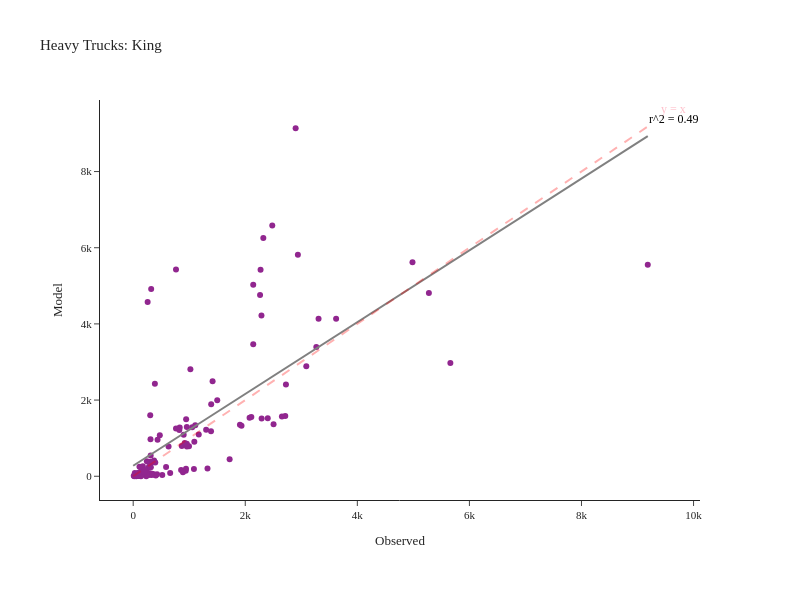

Notebook source saved alongside this figure:
### Code cell
fig = create_truck_chart(df_daily_heavy, 'Heavy', 'King')
fig.show()

### Figure 1 — Plotly figure (JSON) as saved in the notebook; plotly's stock layout.template omitted (floating-point values rounded to 4 significant figures; data arrays with more than 128 entries replaced by an {"elided": "..."} marker saying what was removed)
{"data": [{"customdata": {"elided": "130x2 str values"}, "hovertemplate": "Observed=%{x}<br>Model=%{y}<br>location=%{customdata[0]}<br>County=%{customdata[1]}<extra></extra>", "legendgroup": "", "line": {"color": "Grey", "width": 2}, "marker": {"color": "#91268F", "symbol": "circle"}, "mode": "markers", "name": "", "orientation": "v", "showlegend": false, "type": "scatter", "x": {"elided": "130 int values"}, "xaxis": "x", "y": {"elided": "130 int values"}, "yaxis": "y"}, {"hovertemplate": "Observed=%{x}<br>Model=%{y}<extra></extra>", "legendgroup": "", "line": {"color": "Grey", "dash": "solid", "width": 2}, "marker": {"symbol": "circle"}, "mode": "lines", "name": "", "orientation": "v", "showlegend": false, "type": "scatter", "x": [0.0, 92.76, 185.5, 278.3, 371.0, 463.8, 556.5, 649.3, 742.1, 834.8, 927.6, 1020.0, 1113.0, 1206.0, 1299.0, 1391.0, 1484.0, 1577.0, 1670.0, 1762.0, 1855.0, 1948.0, 2041.0, 2133.0, 2226.0, 2319.0, 2412.0, 2504.0, 2597.0, 2690.0, 2783.0, 2875.0, 2968.0, 3061.0, 3154.0, 3247.0, 3339.0, 3432.0, 3525.0, 3618.0, 3710.0, 3803.0, 3896.0, 3989.0, 4081.0, 4174.0, 4267.0, 4360.0, 4452.0, 4545.0, 4638.0, 4731.0, 4823.0, 4916.0, 5009.0, 5102.0, 5194.0, 5287.0, 5380.0, 5473.0, 5565.0, 5658.0, 5751.0, 5844.0, 5936.0, 6029.0, 6122.0, 6215.0, 6308.0, 6400.0, 6493.0, 6586.0, 6679.0, 6771.0, 6864.0, 6957.0, 7050.0, 7142.0, 7235.0, 7328.0, 7421.0, 7513.0, 7606.0, 7699.0, 7792.0, 7884.0, 7977.0, 8070.0, 8163.0, 8255.0, 8348.0, 8441.0, 8534.0, 8626.0, 8719.0, 8812.0, 8905.0, 8997.0, 9090.0, 9183.0], "xaxis": "x", "y": [276.0, 363.4, 450.8, 538.2, 625.6, 713.0, 800.4, 887.8, 975.2, 1063.0, 1150.0, 1237.0, 1325.0, 1412.0, 1500.0, 1587.0, 1674.0, 1762.0, 1849.0, 1937.0, 2024.0, 2111.0, 2199.0, 2286.0, 2374.0, 2461.0, 2548.0, 2636.0, 2723.0, 2811.0, 2898.0, 2985.0, 3073.0, 3160.0, 3248.0, 3335.0, 3422.0, 3510.0, 3597.0, 3685.0, 3772.0, 3859.0, 3947.0, 4034.0, 4122.0, 4209.0, 4296.0, 4384.0, 4471.0, 4559.0, 4646.0, 4733.0, 4821.0, 4908.0, 4995.0, 5083.0, 5170.0, 5258.0, 5345.0, 5432.0, 5520.0, 5607.0, 5695.0, 5782.0, 5869.0, 5957.0, 6044.0, 6132.0, 6219.0, 6306.0, 6394.0, 6481.0, 6569.0, 6656.0, 6743.0, 6831.0, 6918.0, 7006.0, 7093.0, 7180.0, 7268.0, 7355.0, 7443.0, 7530.0, 7617.0, 7705.0, 7792.0, 7880.0, 7967.0, 8054.0, 8142.0, 8229.0, 8317.0, 8404.0, 8491.0, 8579.0, 8666.0, 8754.0, 8841.0, 8928.0], "yaxis": "y"}], "layout": {"annotations": [{"align": "right", "font": {"color": "pink", "size": 12}, "showarrow": false, "text": "y = x", "x": 9642.0, "y": 9642.0}, {"align": "right", "font": {"color": "black", "size": 12}, "showarrow": false, "text": "r^2 = 0.49", "x": 9642.0, "y": 9375.0}], "height": 600, "legend": {"tracegroupgap": 0}, "margin": {"b": 100, "l": 100, "r": 100, "t": 100}, "shapes": [{"line": {"color": "Red", "dash": "dash", "width": 2}, "type": "line", "x0": 0, "x1": 9183, "y0": 0, "y1": 9183}], "title": {"text": "Heavy Trucks: King"}, "width": 800, "xaxis": {"anchor": "y", "domain": [0.0, 1.0], "title": {"text": "Observed"}}, "yaxis": {"anchor": "x", "domain": [0.0, 1.0], "title": {"text": "Model"}}}}
